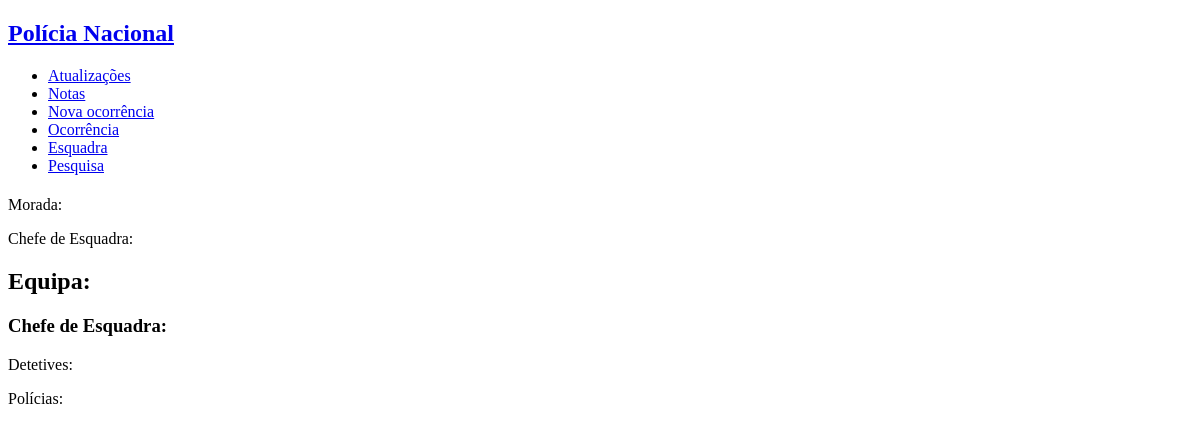
Page /station.php (signed in) on the earlier database version.
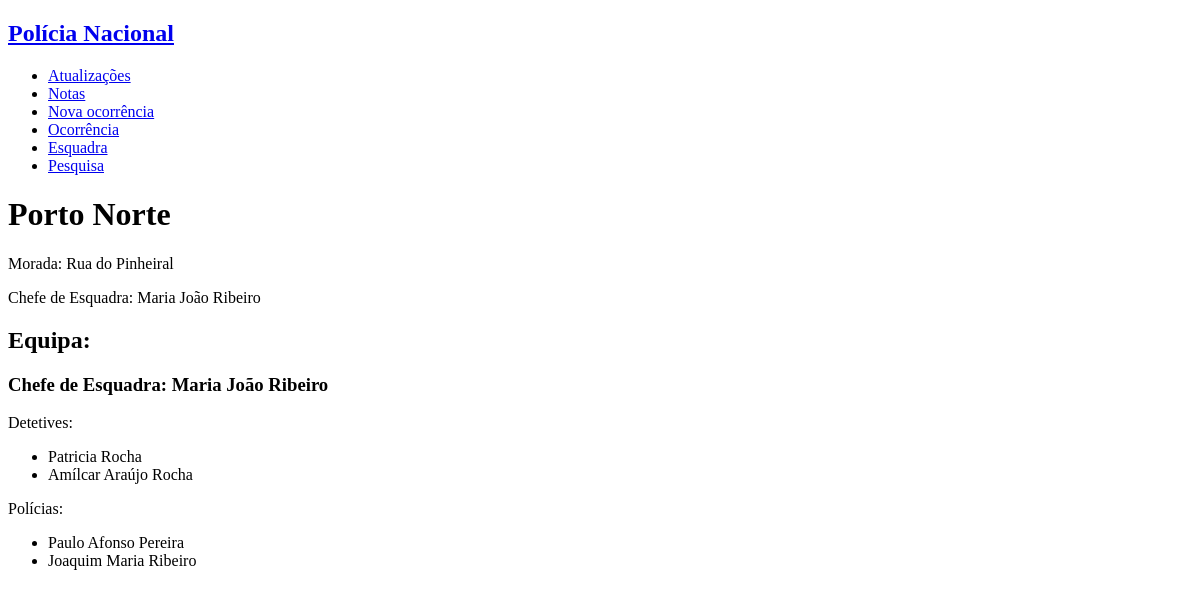
Same page on the later database version.
### tables this page shows
CREATE TABLE stations (
    id INTEGER PRIMARY KEY,
    name VARCHAR NOT NULL,
    city VARCHAR NOT NULL,
    adress VARCHAR NOT NULL,
    chief VARCHAR REFERENCES personnel NOT NULL
);

CREATE TABLE personnel (
    username VARCHAR PRIMARY KEY,
    password VARCHAR NOT NULL,
    email VARCHAR(320) NOT NULL, -- 64 characters for local part + @ + 255 for domain name
    fullname VARCHAR(128),
    gender VARCHAR NOT NULL,
    birthdate date NOT NULL,
    naturality VARCHAR NOT NULL,
    start_service date NOT NULL,
    school VARCHAR REFERENCES schools NOT NULL,
    position VARCHAR REFERENCES positions NOT NULL,
    station INTEGER REFERENCES stations 
);

### database/connection.php (called while the page is built, shortened)
<?php $db = new PDO('sqlite:database/database.db');
function getUserByUsername($username) {
  global $db;
  $query = $db->prepare('SELECT * FROM personnel WHERE username = ?');
  $query->execute(array($username));
  return $query->fetch();
}
function GetPersonnelStation($positions, $station){
  global $db;
  $query = $db->prepare('SELECT * FROM personnel WHERE position = ? AND station = ?');
  $query->execute(array($positions, (int) $station));
  return $query->fetchAll();
}
function GetStationByID($id){
  global $db;
  $query = $db->prepare('SELECT * FROM stations WHERE id = ?');
  $query->execute([$id]);
  return $query->fetch();
}

### station.php (the view, shortened to what this page needs)
<?php
include_once('database/connection.php');
?>
<!DOCTYPE html>
<html>
<?php include_once('common/header_aside.php'); ?>
<body>
    <div id="station_info">
        <h1> <?php echo $station['name']?> </h1>
        <p> Morada: <?php echo $station['adress'] ?> </p>
        <?php $chief=getUserByUsername($station['chief']) ?>
        <p> Chefe de Esquadra: <?php echo $chief['fullname'] ?> </p>
    </div>
    <div id="personnel">
        <h2>Equipa: </h2>
        <?php $position="Chefe de Esquadra";
        $Chief=GetPersonnelStation($position,$station["id"])?>
        <h3> Chefe de Esquadra:
            <?php foreach($Chief as $Chief){
                   echo $Chief['fullname']; }?> </h3>
        <?php $position="Detetive";
        $detectives=GetPersonnelStation($position,$station["id"])?>
        <p> Detetives: </p>
             <ul>
             <?php foreach($detectives as $detective) { ?>
                    <li> <?php echo $detective['fullname'] ?> </li>
            <?php } ?>
            </ul>
        <?php $position="Polícia";
        $polices=GetPersonnelStation($position,$station["id"])?>
        <p> Polícias: </p>
             <ul>
             <?php foreach($polices as $police) { ?>
                    <li> <?php echo $police['fullname'] ?> </li>
            <?php } ?>
            </ul>
    </div>
</body>
</html>

Differences in the rows shown:
added stations: name "Porto Norte", adress "Rua do Pinheiral"
added personnel: fullname "Maria João Ribeiro", shown under "Chefe de Esquadra: Maria João Ribeiro"
now on this page (row edited): personnel: fullname "Patricia Rocha"
added personnel: fullname "Amílcar Araújo Rocha"
added personnel: fullname "Paulo Afonso Pereira"
added personnel: fullname "Joaquim Maria Ribeiro"
